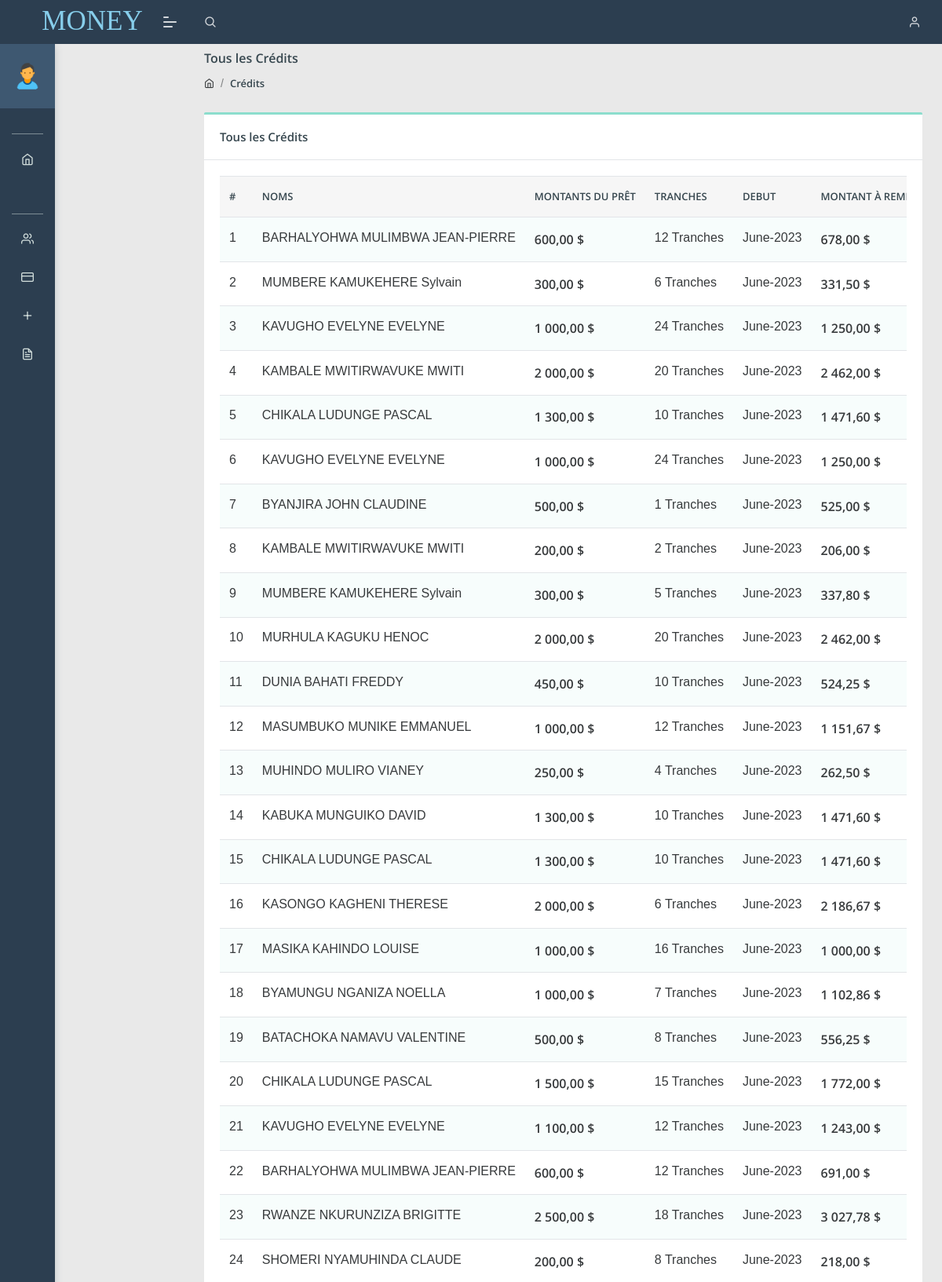
The page /all_credits.php (signed in, upper part) on the database its author committed.
### tables this page shows
CREATE TABLE `credit` (
  `id` int(50) NOT NULL,
  `cr_member_id` varchar(100) NOT NULL,
  `gen_credit_id` varchar(50) NOT NULL,
  `gen_credit_amount` double NOT NULL,
  `tranches` int(11) NOT NULL,
  `tranche_number` varchar(50) NOT NULL,
  `due_month` varchar(200) NOT NULL,
  `due_amount` double NOT NULL,
  `month_due_interet` double NOT NULL,
  `stamp` timestamp NOT NULL DEFAULT current_timestamp() ON UPDATE current_timestamp(),
  `due_monthly_account_status` varchar(100) NOT NULL,
  `gen_account_status` varchar(100) NOT NULL
);

CREATE TABLE `membres` (
  `id` varchar(50) NOT NULL,
  `fname` varchar(100) NOT NULL,
  `postnom` varchar(100) NOT NULL,
  `prenom` varchar(100) NOT NULL,
  `sex` varchar(100) NOT NULL,
  `bplace` varchar(100) NOT NULL,
  `bday` date NOT NULL,
  `phone` varchar(15) NOT NULL,
  `member_type` varchar(20) NOT NULL,
  `adress` varchar(200) NOT NULL,
  `parts` int(11) NOT NULL
);

### all_credits.php (the view, shortened to what this page needs)
<?php
include './headers.php';
require './db/db.php';
 ?>
<body class="">
    <?php
    include './navbar.php';
    ?>
    <div class="separator" style="height:40px;"></div>
    <div class="pcoded-main-container">
        <div class="pcoded-content">
            <div class="page-header">
                <div class="page-block">
                    <div class="row align-items-center">
                        <div class="col-md-12">
                            <div class="page-header-title">
                                <h5 class="m-b-10">Tous les Crédits</h5>
                            </div>
                            <ul class="breadcrumb">
                                <li class="breadcrumb-item"><a href="index.html"><i class="feather icon-home"></i></a>
                                </li>
                                <li class="breadcrumb-item"><a href="#!">Crédits</a></li>
                            </ul>
                        </div>
                    </div>
                </div>
            </div>
            <div class="row">
                                <div class="col-xl-12">
                    <div class="card">
                        <div class="card-header">
                            <h5> Tous les Crédits</h5>
                        </div>
                        <div class="card-body table-border-style">
                            <div class="table-responsive">
                                <table class="table table-striped" style="width:100%">
                                    <thead>
                                        <tr>
                                            <th>#</th>
                                            <th>Noms</th>
                                            <th>Montants du Prêt</th>
                                            <th>Tranches</th>
                                            <th>Debut</th>
                                            <th>Montant à Rembourser</th>
                                        </tr>
                                    </thead>
                                    <tbody>
                                        <?php
                                        $sqlquery="SELECT *, SUM(month_due_interet) FROM credit JOIN membres ON credit.cr_member_id=membres.id GROUP BY gen_credit_id";
                                        $result=mysqli_query($conn, $sqlquery);
                                        $count=mysqli_num_rows($result);
                                        $n=0;
                                        if($count> 0){
                                            $sqlquery2="SELECT *, SUM(month_due_interet) FROM credit JOIN membres ON credit.cr_member_id=membres.id WHERE tranche_number='Tranche 1'";
                                            $result2=mysqli_query($conn, $sqlquery2);
                                            $count2=mysqli_num_rows($result2);
                                            if($count2> 0){
                                              while($rows2=mysqli_fetch_assoc($result2)){
                                                $debuter=$rows2['due_month'];
                                              }}
                                          while($row=mysqli_fetch_assoc($result)){
                                            $interet=$row['SUM(month_due_interet)'];
                                            $n++;
                                            $debut=date('F-Y', strtotime($debuter));
                                            ?>
                                        <tr>
                                            <td><?php echo $n ?></td>
                                            <td><?php echo $names= $row['fname'].' '.$row['postnom'].' '.$row['prenom'] ?>
                                            </td>
                                            <td><b><?php  $capital=$row['gen_credit_amount']; echo number_format($capital,2, ',',' ')  ?> $</b></td>
                                            <td><?php echo $row['tranches'] ?> Tranches</td>
                                            <td><?php echo $debut;  ?> </td>
                                            <td><b><?php  $rembours=($interet + $capital); echo number_format($rembours,2, ',',' ')   ?> $</b></td>
                                        </tr>
                                        <?php
                                    }} ?>
                                    </tbody>
                                </table>
                            </div>
                        </div>
                    </div>
                </div>
            </div>
        </div>
    </div>
</body>
</html>

### rows shown on the page
credit: membres.fname+postnom+prenom "BARHALYOHWA MULIMBWA JEAN-PIERRE", gen_credit_amount "600,00", tranches "12", rembours "678,00"
credit: due_month "June-2023"
credit: membres.fname+postnom+prenom "MUMBERE KAMUKEHERE Sylvain", gen_credit_amount "300,00", tranches "6", rembours "331,50"
credit: membres.fname+postnom+prenom "KAVUGHO EVELYNE EVELYNE", gen_credit_amount "1 000,00", tranches "24", rembours "1 250,00"
credit: membres.fname+postnom+prenom "KAMBALE MWITIRWAVUKE MWITI", gen_credit_amount "2 000,00", tranches "20", rembours "2 462,00"
credit: membres.fname+postnom+prenom "CHIKALA LUDUNGE PASCAL", gen_credit_amount "1 300,00", tranches "10", rembours "1 471,60"
credit: membres.fname+postnom+prenom "KAVUGHO EVELYNE EVELYNE", gen_credit_amount "1 000,00", tranches "24", rembours "1 250,00"
credit: membres.fname+postnom+prenom "BYANJIRA JOHN CLAUDINE", gen_credit_amount "500,00", tranches "1", rembours "525,00"
credit: membres.fname+postnom+prenom "KAMBALE MWITIRWAVUKE MWITI", gen_credit_amount "200,00", tranches "2", rembours "206,00"
credit: membres.fname+postnom+prenom "MUMBERE KAMUKEHERE Sylvain", gen_credit_amount "300,00", tranches "5", rembours "337,80"
credit: membres.fname+postnom+prenom "MURHULA KAGUKU HENOC", gen_credit_amount "2 000,00", tranches "20", rembours "2 462,00"
credit: membres.fname+postnom+prenom "DUNIA BAHATI FREDDY", gen_credit_amount "450,00", tranches "10", rembours "524,25"
credit: membres.fname+postnom+prenom "MASUMBUKO MUNIKE EMMANUEL", gen_credit_amount "1 000,00", tranches "12", rembours "1 151,67"
credit: membres.fname+postnom+prenom "MUHINDO MULIRO VIANEY", gen_credit_amount "250,00", tranches "4", rembours "262,50"
credit: membres.fname+postnom+prenom "KABUKA MUNGUIKO DAVID", gen_credit_amount "1 300,00", tranches "10", rembours "1 471,60"
credit: membres.fname+postnom+prenom "CHIKALA LUDUNGE PASCAL", gen_credit_amount "1 300,00", tranches "10", rembours "1 471,60"
credit: membres.fname+postnom+prenom "KASONGO KAGHENI THERESE", gen_credit_amount "2 000,00", tranches "6", rembours "2 186,67"
credit: membres.fname+postnom+prenom "MASIKA KAHINDO LOUISE", gen_credit_amount "1 000,00", tranches "16", rembours "1 000,00"
credit: membres.fname+postnom+prenom "BYAMUNGU NGANIZA NOELLA", gen_credit_amount "1 000,00", tranches "7", rembours "1 102,86"
credit: membres.fname+postnom+prenom "BATACHOKA NAMAVU VALENTINE", gen_credit_amount "500,00", tranches "8", rembours "556,25"
credit: membres.fname+postnom+prenom "CHIKALA LUDUNGE PASCAL", gen_credit_amount "1 500,00", tranches "15", rembours "1 772,00"
credit: membres.fname+postnom+prenom "KAVUGHO EVELYNE EVELYNE", gen_credit_amount "1 100,00", tranches "12", rembours "1 243,00"
credit: membres.fname+postnom+prenom "BARHALYOHWA MULIMBWA JEAN-PIERRE", gen_credit_amount "600,00", tranches "12", rembours "691,00"
credit: membres.fname+postnom+prenom "RWANZE NKURUNZIZA BRIGITTE", gen_credit_amount "2 500,00", tranches "18", rembours "3 027,78"
credit: membres.fname+postnom+prenom "SHOMERI NYAMUHINDA CLAUDE", gen_credit_amount "200,00", tranches "8", rembours "218,00"
